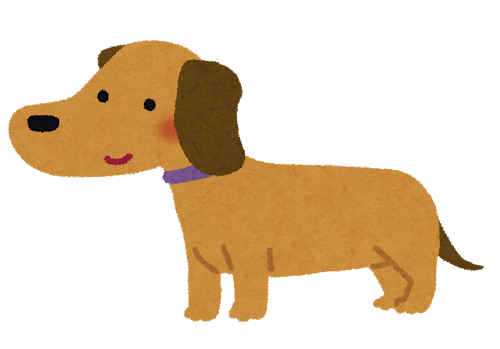
#> input picture dog_miniature_dachshund.png, 500 x 349 px
$ python rel_dog.py
#> lines starting #> are read from the running program, lines starting #| are printed output that depends on the picture


from PIL import Image
import numpy as np

# =========================
# Settings
# =========================
input_file = "dog_miniature_dachshund.png"
output_file = "dog_relativistic_0999.png"

beta = 0.999  # v/c
motion_direction = "x"   # "x" or "y"


# =========================
# Lorentz contraction
# =========================
if not (0 <= beta < 1):
    raise ValueError("beta must satisfy 0 <= beta < 1")

gamma = 1.0 / np.sqrt(1.0 - beta**2)
contraction = 1.0 / gamma

print(f"beta = {beta:.3f}")
print(f"gamma = {gamma:.3f}")
print(f"L/L0 = {contraction:.3f}")


# =========================
# Load image
# =========================
img = Image.open(input_file)
#> img is the input picture: PIL image 500x349 RGBA; mean R, G, B, A 60.4, 41.5, 17.7, 82.3

w, h = img.size
#> w = 500; h = 349

if motion_direction == "x":
    new_w = max(1, int(w * contraction))
#> new_w = 22
    new_h = h
#> new_h = 349

elif motion_direction == "y":
    new_w = w
    new_h = max(1, int(h * contraction))

else:
    raise ValueError('motion_direction must be "x" or "y"')


# High-quality resize
img_contracted = img.resize(
    (new_w, new_h),
    Image.Resampling.LANCZOS
)
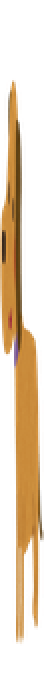
#> img_contracted: PIL image 22x349 RGBA (shown 2 times larger); mean R, G, B, A 81.5, 55.5, 23.2, 82.5; transparent parts drawn white

img_contracted.save(output_file)

print(f"original size : {w} x {h}")
#| original size : 500 x 349
print(f"contracted size: {new_w} x {new_h}")
#| contracted size: 22 x 349
print(f"saved to {output_file}")
